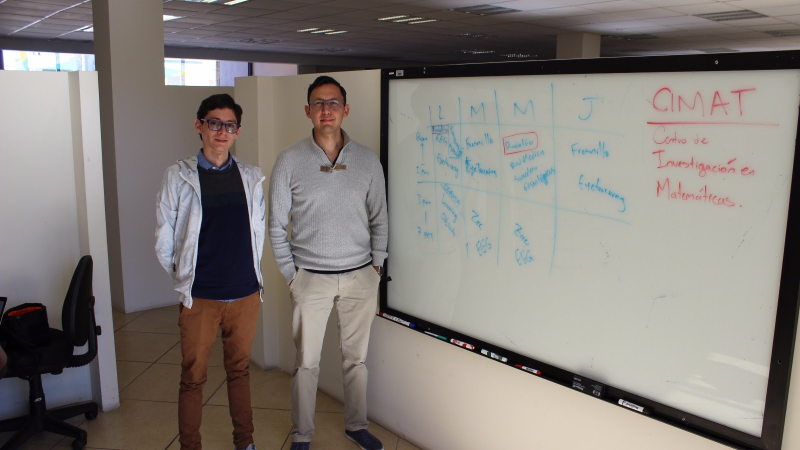
#> input picture img/img0.jpg, 1600 x 900 px, given in place of the camera (shown at 1/2 size)
$ python facedet.py
#> lines starting #> are read from the running program, lines starting #| are printed output that depends on the picture
import numpy as np
import cv2


face_cascade = cv2.CascadeClassifier(
    "./haarcascades/haarcascade_frontalface_default.xml"
)


cap = cv2.VideoCapture(0)

while True:
    ret, frame = cap.read()
#> frame is the input picture: shape (900, 1600, 3); mean B, G, R 120.8, 125.5, 131.5

    if ret:
        img = cv2.resize(frame, (640, 320))
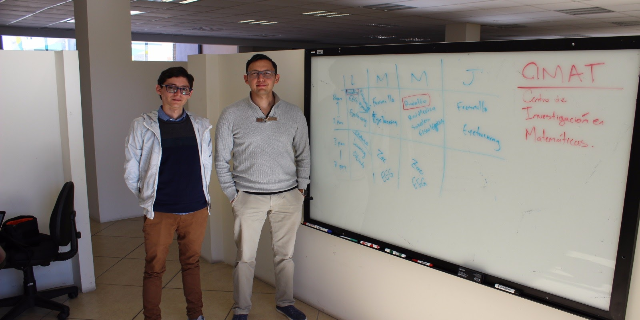
#> img: shape (320, 640, 3); mean B, G, R 120.7, 125.4, 131.4
        gray = cv2.cvtColor(img, cv2.COLOR_BGR2GRAY)
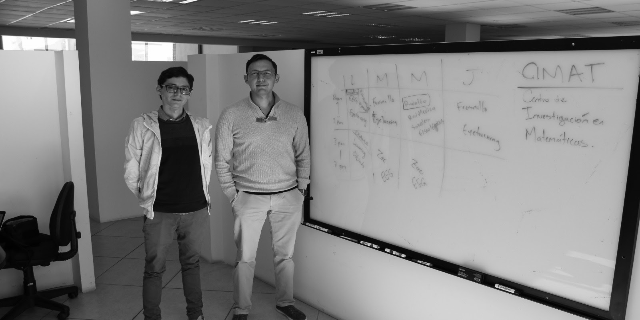
#> gray: shape (320, 640); min 0, max 255, mean 126.7

        faces = face_cascade.detectMultiScale(gray, 1.4, 5)
#> faces = ()
        for (x, y, w, h) in faces:
            cv2.rectangle(
                img,
                (x, y), (x + w, y + h),
                (255, 0, 0), 2
            )
#> this loop made 0 passes


    cv2.imshow('faces detected', img)
    if cv2.waitKey(1) & 0xFF == ord('q'):
#> (key q is pressed here)
        break

cap.release()
cv2.destroyAllWindows()
